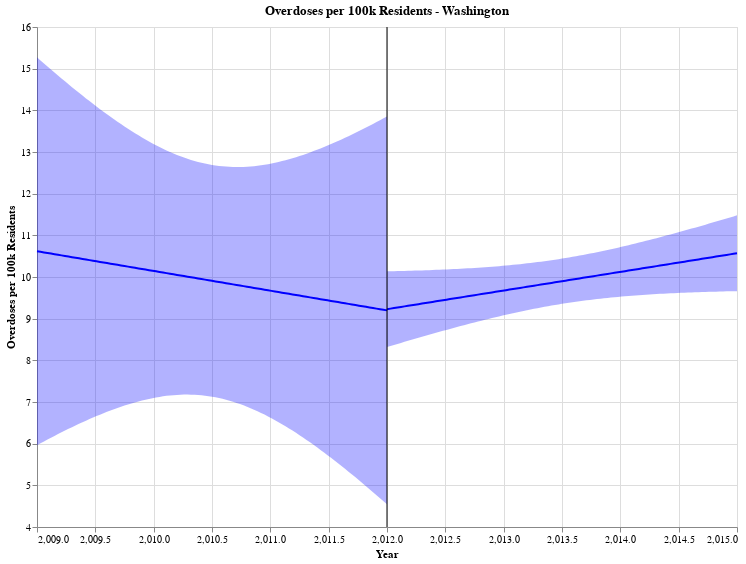

Here is the notebook cell this chart was saved with:
### Code cell
fit_wa_b4, reg_chart_wa_b4 = get_reg_fit(
    wa_b4, yvar="overdose_per_100k", xvar="Year", color="blue", title= "Overdoses per 100k Residents - Washington", alpha=0.05
)


fit_wa_b4, reg_chart_wa_after = get_reg_fit(
    wa_after, yvar="overdose_per_100k", xvar="Year", color="blue", title= "Overdoses per 100k Residents - Washington",alpha=0.05
)
(reg_chart_wa_b4 + reg_chart_wa_after + line).properties(width=700, height=500)

### Figure 1 — Vega-Lite specification as saved in the notebook (floating-point values rounded to 4 significant figures)
{"config": {"view": {"continuousWidth": 400, "continuousHeight": 300}}, "layer": [{"mark": "errorband", "encoding": {"color": {"value": "blue"}, "x": {"field": "Year", "type": "quantitative"}, "y": {"field": "ci_low", "title": "", "type": "quantitative"}, "y2": {"field": "ci_high"}}}, {"mark": "line", "encoding": {"color": {"value": "blue"}, "x": {"field": "Year", "scale": {"zero": false}, "title": "Year", "type": "quantitative"}, "y": {"field": "overdose_per_100k", "scale": {"zero": false}, "title": "Overdoses per 100k Residents", "type": "quantitative"}}, "title": "Overdoses per 100k Residents - Washington"}, {"layer": [{"mark": "errorband", "encoding": {"color": {"value": "blue"}, "x": {"field": "Year", "type": "quantitative"}, "y": {"field": "ci_low", "title": "", "type": "quantitative"}, "y2": {"field": "ci_high"}}}, {"mark": "line", "encoding": {"color": {"value": "blue"}, "x": {"field": "Year", "scale": {"zero": false}, "title": "Year", "type": "quantitative"}, "y": {"field": "overdose_per_100k", "scale": {"zero": false}, "title": "Overdoses per 100k Residents", "type": "quantitative"}}, "title": "Overdoses per 100k Residents - Washington"}], "data": {"name": "data-5a8a1c3dbc4b01b3db2689edefd8225f"}}, {"data": {"name": "data-424a16bd626ddffb6ec885f6abd1efe5"}, "mark": "rule", "encoding": {"color": {"field": "color", "scale": null, "type": "nominal"}, "x": {"field": "Date", "type": "quantitative"}}}], "data": {"name": "data-4961f0a68c51a51b5ac15619e2657698"}, "height": 500, "width": 700, "$schema": "https://vega.github.io/schema/vega-lite/v4.17.0.json", "datasets": {"data-4961f0a68c51a51b5ac15619e2657698": [{"Year": 2009.0, "overdose_per_100k": 10.62, "ci_low": 5.964, "ci_high": 15.27}, {"Year": 2009.0, "overdose_per_100k": 10.6, "ci_low": 6.009, "ci_high": 15.2}, {"Year": 2009.0, "overdose_per_100k": 10.59, "ci_low": 6.054, "ci_high": 15.13}, {"Year": 2009.0, "overdose_per_100k": 10.58, "ci_low": 6.099, "ci_high": 15.05}, {"Year": 2009.0, "overdose_per_100k": 10.56, "ci_low": 6.143, "ci_high": 14.98}, {"Year": 2009.0, "overdose_per_100k": 10.55, "ci_low": 6.186, "ci_high": 14.91}, {"Year": 2009.0, "overdose_per_100k": 10.53, "ci_low": 6.229, "ci_high": 14.84}, {"Year": 2009.0, "overdose_per_100k": 10.52, "ci_low": 6.272, "ci_high": 14.77}, {"Year": 2009.0, "overdose_per_100k": 10.5, "ci_low": 6.314, "ci_high": 14.7}, {"Year": 2009.0, "overdose_per_100k": 10.49, "ci_low": 6.355, "ci_high": 14.63}, {"Year": 2009.0, "overdose_per_100k": 10.48, "ci_low": 6.396, "ci_high": 14.56}, {"Year": 2009.0, "overdose_per_100k": 10.46, "ci_low": 6.436, "ci_high": 14.49}, {"Year": 2009.0, "overdose_per_100k": 10.45, "ci_low": 6.475, "ci_high": 14.42}, {"Year": 2009.0, "overdose_per_100k": 10.43, "ci_low": 6.514, "ci_high": 14.35}, {"Year": 2009.0, "overdose_per_100k": 10.42, "ci_low": 6.552, "ci_high": 14.29}, {"Year": 2009.0, "overdose_per_100k": 10.41, "ci_low": 6.589, "ci_high": 14.22}, {"Year": 2009.0, "overdose_per_100k": 10.39, "ci_low": 6.626, "ci_high": 14.16}, {"Year": 2010.0, "overdose_per_100k": 10.38, "ci_low": 6.662, "ci_high": 14.09}, {"Year": 2010.0, "overdose_per_100k": 10.36, "ci_low": 6.696, "ci_high": 14.03}, {"Year": 2010.0, "overdose_per_100k": 10.35, "ci_low": 6.73, "ci_high": 13.97}, {"Year": 2010.0, "overdose_per_100k": 10.33, "ci_low": 6.763, "ci_high": 13.91}, {"Year": 2010.0, "overdose_per_100k": 10.32, "ci_low": 6.796, "ci_high": 13.84}, {"Year": 2010.0, "overdose_per_100k": 10.31, "ci_low": 6.827, "ci_high": 13.78}, {"Year": 2010.0, "overdose_per_100k": 10.29, "ci_low": 6.857, "ci_high": 13.73}, {"Year": 2010.0, "overdose_per_100k": 10.28, "ci_low": 6.886, "ci_high": 13.67}, {"Year": 2010.0, "overdose_per_100k": 10.26, "ci_low": 6.914, "ci_high": 13.61}, {"Year": 2010.0, "overdose_per_100k": 10.25, "ci_low": 6.941, "ci_high": 13.56}, {"Year": 2010.0, "overdose_per_100k": 10.23, "ci_low": 6.966, "ci_high": 13.5}, {"Year": 2010.0, "overdose_per_100k": 10.22, "ci_low": 6.991, "ci_high": 13.45}, {"Year": 2010.0, "overdose_per_100k": 10.21, "ci_low": 7.014, "ci_high": 13.4}, {"Year": 2010.0, "overdose_per_100k": 10.19, "ci_low": 7.036, "ci_high": 13.35}, {"Year": 2010.0, "overdose_per_100k": 10.18, "ci_low": 7.056, "ci_high": 13.3}, {"Year": 2010.0, "overdose_per_100k": 10.16, "ci_low": 7.075, "ci_high": 13.25}, {"Year": 2010.0, "overdose_per_100k": 10.15, "ci_low": 7.092, "ci_high": 13.21}, {"Year": 2010.0, "overdose_per_100k": 10.14, "ci_low": 7.108, "ci_high": 13.16}, {"Year": 2010.0, "overdose_per_100k": 10.12, "ci_low": 7.123, "ci_high": 13.12}, {"Year": 2010.0, "overdose_per_100k": 10.11, "ci_low": 7.136, "ci_high": 13.08}, {"Year": 2010.0, "overdose_per_100k": 10.09, "ci_low": 7.147, "ci_high": 13.04}, {"Year": 2010.0, "overdose_per_100k": 10.08, "ci_low": 7.157, "ci_high": 13.0}, {"Year": 2010.0, "overdose_per_100k": 10.06, "ci_low": 7.164, "ci_high": 12.96}, {"Year": 2010.0, "overdose_per_100k": 10.05, "ci_low": 7.17, "ci_high": 12.93}, {"Year": 2010.0, "overdose_per_100k": 10.04, "ci_low": 7.175, "ci_high": 12.9}, {"Year": 2010.0, "overdose_per_100k": 10.02, "ci_low": 7.177, "ci_high": 12.87}, {"Year": 2010.0, "overdose_per_100k": 10.01, "ci_low": 7.178, "ci_high": 12.84}, {"Year": 2010.0, "overdose_per_100k": 9.994, "ci_low": 7.176, "ci_high": 12.81}, {"Year": 2010.0, "overdose_per_100k": 9.979, "ci_low": 7.173, "ci_high": 12.79}, {"Year": 2010.0, "overdose_per_100k": 9.965, "ci_low": 7.168, "ci_high": 12.76}, {"Year": 2010.0, "overdose_per_100k": 9.951, "ci_low": 7.16, "ci_high": 12.74}, {"Year": 2010.0, "overdose_per_100k": 9.937, "ci_low": 7.151, "ci_high": 12.72}, {"Year": 2010.0, "overdose_per_100k": 9.923, "ci_low": 7.14, "ci_high": 12.71}, {"Year": 2010.0, "overdose_per_100k": 9.908, "ci_low": 7.127, "ci_high": 12.69}, {"Year": 2011.0, "overdose_per_100k": 9.894, "ci_low": 7.112, "ci_high": 12.68}, {"Year": 2011.0, "overdose_per_100k": 9.88, "ci_low": 7.095, "ci_high": 12.67}, {"Year": 2011.0, "overdose_per_100k": 9.866, "ci_low": 7.075, "ci_high": 12.66}, {"Year": 2011.0, "overdose_per_100k": 9.852, "ci_low": 7.054, "ci_high": 12.65}, {"Year": 2011.0, "overdose_per_100k": 9.837, "ci_low": 7.031, "ci_high": 12.64}, {"Year": 2011.0, "overdose_per_100k": 9.823, "ci_low": 7.006, "ci_high": 12.64}, {"Year": 2011.0, "overdose_per_100k": 9.809, "ci_low": 6.979, "ci_high": 12.64}, {"Year": 2011.0, "overdose_per_100k": 9.795, "ci_low": 6.95, "ci_high": 12.64}, {"Year": 2011.0, "overdose_per_100k": 9.781, "ci_low": 6.919, "ci_high": 12.64}, {"Year": 2011.0, "overdose_per_100k": 9.766, "ci_low": 6.887, "ci_high": 12.65}, {"Year": 2011.0, "overdose_per_100k": 9.752, "ci_low": 6.852, "ci_high": 12.65}, {"Year": 2011.0, "overdose_per_100k": 9.738, "ci_low": 6.816, "ci_high": 12.66}, {"Year": 2011.0, "overdose_per_100k": 9.724, "ci_low": 6.778, "ci_high": 12.67}, {"Year": 2011.0, "overdose_per_100k": 9.71, "ci_low": 6.738, "ci_high": 12.68}, {"Year": 2011.0, "overdose_per_100k": 9.696, "ci_low": 6.697, "ci_high": 12.69}, {"Year": 2011.0, "overdose_per_100k": 9.681, "ci_low": 6.654, "ci_high": 12.71}, {"Year": 2011.0, "overdose_per_100k": 9.667, "ci_low": 6.61, "ci_high": 12.72}, {"Year": 2011.0, "overdose_per_100k": 9.653, "ci_low": 6.564, "ci_high": 12.74}, {"Year": 2011.0, "overdose_per_100k": 9.639, "ci_low": 6.517, "ci_high": 12.76}, {"Year": 2011.0, "overdose_per_100k": 9.625, "ci_low": 6.468, "ci_high": 12.78}, {"Year": 2011.0, "overdose_per_100k": 9.61, "ci_low": 6.418, "ci_high": 12.8}, {"Year": 2011.0, "overdose_per_100k": 9.596, "ci_low": 6.366, "ci_high": 12.83}, {"Year": 2011.0, "overdose_per_100k": 9.582, "ci_low": 6.313, "ci_high": 12.85}, {"Year": 2011.0, "overdose_per_100k": 9.568, "ci_low": 6.259, "ci_high": 12.88}, {"Year": 2011.0, "overdose_per_100k": 9.554, "ci_low": 6.204, "ci_high": 12.9}, {"Year": 2011.0, "overdose_per_100k": 9.539, "ci_low": 6.148, "ci_high": 12.93}, {"Year": 2011.0, "overdose_per_100k": 9.525, "ci_low": 6.09, "ci_high": 12.96}, {"Year": 2011.0, "overdose_per_100k": 9.511, "ci_low": 6.032, "ci_high": 12.99}, {"Year": 2011.0, "overdose_per_100k": 9.497, "ci_low": 5.972, "ci_high": 13.02}, {"Year": 2011.0, "overdose_per_100k": 9.483, "ci_low": 5.912, "ci_high": 13.05}, {"Year": 2011.0, "overdose_per_100k": 9.468, "ci_low": 5.85, "ci_high": 13.09}, {"Year": 2011.0, "overdose_per_100k": 9.454, "ci_low": 5.788, "ci_high": 13.12}, {"Year": 2011.0, "overdose_per_100k": 9.44, "ci_low": 5.725, "ci_high": 13.16}, {"Year": 2012.0, "overdose_per_100k": 9.426, "ci_low": 5.661, "ci_high": 13.19}, {"Year": 2012.0, "overdose_per_100k": 9.412, "ci_low": 5.596, "ci_high": 13.23}, {"Year": 2012.0, "overdose_per_100k": 9.397, "ci_low": 5.53, "ci_high": 13.26}, {"Year": 2012.0, "overdose_per_100k": 9.383, "ci_low": 5.464, "ci_high": 13.3}, {"Year": 2012.0, "overdose_per_100k": 9.369, "ci_low": 5.397, "ci_high": 13.34}, {"Year": 2012.0, "overdose_per_100k": 9.355, "ci_low": 5.329, "ci_high": 13.38}, {"Year": 2012.0, "overdose_per_100k": 9.341, "ci_low": 5.26, "ci_high": 13.42}, {"Year": 2012.0, "overdose_per_100k": 9.326, "ci_low": 5.191, "ci_high": 13.46}, {"Year": 2012.0, "overdose_per_100k": 9.312, "ci_low": 5.121, "ci_high": 13.5}, {"Year": 2012.0, "overdose_per_100k": 9.298, "ci_low": 5.051, "ci_high": 13.55}, {"Year": 2012.0, "overdose_per_100k": 9.284, "ci_low": 4.98, "ci_high": 13.59}, {"Year": 2012.0, "overdose_per_100k": 9.27, "ci_low": 4.909, "ci_high": 13.63}, {"Year": 2012.0, "overdose_per_100k": 9.255, "ci_low": 4.837, "ci_high": 13.67}, {"Year": 2012.0, "overdose_per_100k": 9.241, "ci_low": 4.764, "ci_high": 13.72}, {"Year": 2012.0, "overdose_per_100k": 9.227, "ci_low": 4.692, "ci_high": 13.76}, {"Year": 2012.0, "overdose_per_100k": 9.213, "ci_low": 4.618, "ci_high": 13.81}, {"Year": 2012.0, "overdose_per_100k": 9.199, "ci_low": 4.544, "ci_high": 13.85}], "data-5a8a1c3dbc4b01b3db2689edefd8225f": [{"Year": 2012.0, "overdose_per_100k": 9.228, "ci_low": 8.319, "ci_high": 10.14}, {"Year": 2012.0, "overdose_per_100k": 9.241, "ci_low": 8.344, "ci_high": 10.14}, {"Year": 2012.0, "overdose_per_100k": 9.255, "ci_low": 8.369, "ci_high": 10.14}, {"Year": 2012.0, "overdose_per_100k": 9.268, "ci_low": 8.394, "ci_high": 10.14}, {"Year": 2012.0, "overdose_per_100k": 9.281, "ci_low": 8.418, "ci_high": 10.14}, {"Year": 2012.0, "overdose_per_100k": 9.295, "ci_low": 8.443, "ci_high": 10.15}, {"Year": 2012.0, "overdose_per_100k": 9.308, "ci_low": 8.468, "ci_high": 10.15}, {"Year": 2012.0, "overdose_per_100k": 9.322, "ci_low": 8.492, "ci_high": 10.15}, {"Year": 2012.0, "overdose_per_100k": 9.335, "ci_low": 8.517, "ci_high": 10.15}, {"Year": 2012.0, "overdose_per_100k": 9.349, "ci_low": 8.541, "ci_high": 10.16}, {"Year": 2012.0, "overdose_per_100k": 9.362, "ci_low": 8.565, "ci_high": 10.16}, {"Year": 2012.0, "overdose_per_100k": 9.375, "ci_low": 8.589, "ci_high": 10.16}, {"Year": 2012.0, "overdose_per_100k": 9.389, "ci_low": 8.613, "ci_high": 10.16}, {"Year": 2012.0, "overdose_per_100k": 9.402, "ci_low": 8.637, "ci_high": 10.17}, {"Year": 2012.0, "overdose_per_100k": 9.416, "ci_low": 8.66, "ci_high": 10.17}, {"Year": 2012.0, "overdose_per_100k": 9.429, "ci_low": 8.684, "ci_high": 10.17}, {"Year": 2012.0, "overdose_per_100k": 9.443, "ci_low": 8.707, "ci_high": 10.18}, {"Year": 2013.0, "overdose_per_100k": 9.456, "ci_low": 8.73, "ci_high": 10.18}, {"Year": 2013.0, "overdose_per_100k": 9.469, "ci_low": 8.753, "ci_high": 10.19}, {"Year": 2013.0, "overdose_per_100k": 9.483, "ci_low": 8.776, "ci_high": 10.19}, {"Year": 2013.0, "overdose_per_100k": 9.496, "ci_low": 8.799, "ci_high": 10.19}, {"Year": 2013.0, "overdose_per_100k": 9.51, "ci_low": 8.821, "ci_high": 10.2}, {"Year": 2013.0, "overdose_per_100k": 9.523, "ci_low": 8.843, "ci_high": 10.2}, {"Year": 2013.0, "overdose_per_100k": 9.536, "ci_low": 8.866, "ci_high": 10.21}, {"Year": 2013.0, "overdose_per_100k": 9.55, "ci_low": 8.887, "ci_high": 10.21}, {"Year": 2013.0, "overdose_per_100k": 9.563, "ci_low": 8.909, "ci_high": 10.22}, {"Year": 2013.0, "overdose_per_100k": 9.577, "ci_low": 8.931, "ci_high": 10.22}, {"Year": 2013.0, "overdose_per_100k": 9.59, "ci_low": 8.952, "ci_high": 10.23}, {"Year": 2013.0, "overdose_per_100k": 9.604, "ci_low": 8.973, "ci_high": 10.23}, {"Year": 2013.0, "overdose_per_100k": 9.617, "ci_low": 8.993, "ci_high": 10.24}, {"Year": 2013.0, "overdose_per_100k": 9.63, "ci_low": 9.014, "ci_high": 10.25}, {"Year": 2013.0, "overdose_per_100k": 9.644, "ci_low": 9.034, "ci_high": 10.25}, {"Year": 2013.0, "overdose_per_100k": 9.657, "ci_low": 9.054, "ci_high": 10.26}, {"Year": 2013.0, "overdose_per_100k": 9.671, "ci_low": 9.074, "ci_high": 10.27}, {"Year": 2013.0, "overdose_per_100k": 9.684, "ci_low": 9.093, "ci_high": 10.28}, {"Year": 2013.0, "overdose_per_100k": 9.698, "ci_low": 9.112, "ci_high": 10.28}, {"Year": 2013.0, "overdose_per_100k": 9.711, "ci_low": 9.131, "ci_high": 10.29}, {"Year": 2013.0, "overdose_per_100k": 9.724, "ci_low": 9.149, "ci_high": 10.3}, {"Year": 2013.0, "overdose_per_100k": 9.738, "ci_low": 9.167, "ci_high": 10.31}, {"Year": 2013.0, "overdose_per_100k": 9.751, "ci_low": 9.185, "ci_high": 10.32}, {"Year": 2013.0, "overdose_per_100k": 9.765, "ci_low": 9.202, "ci_high": 10.33}, {"Year": 2013.0, "overdose_per_100k": 9.778, "ci_low": 9.219, "ci_high": 10.34}, {"Year": 2013.0, "overdose_per_100k": 9.791, "ci_low": 9.236, "ci_high": 10.35}, {"Year": 2013.0, "overdose_per_100k": 9.805, "ci_low": 9.252, "ci_high": 10.36}, {"Year": 2013.0, "overdose_per_100k": 9.818, "ci_low": 9.268, "ci_high": 10.37}, {"Year": 2013.0, "overdose_per_100k": 9.832, "ci_low": 9.284, "ci_high": 10.38}, {"Year": 2013.0, "overdose_per_100k": 9.845, "ci_low": 9.299, "ci_high": 10.39}, {"Year": 2013.0, "overdose_per_100k": 9.859, "ci_low": 9.314, "ci_high": 10.4}, {"Year": 2013.0, "overdose_per_100k": 9.872, "ci_low": 9.328, "ci_high": 10.42}, {"Year": 2013.0, "overdose_per_100k": 9.885, "ci_low": 9.342, "ci_high": 10.43}, {"Year": 2013.0, "overdose_per_100k": 9.899, "ci_low": 9.356, "ci_high": 10.44}, {"Year": 2014.0, "overdose_per_100k": 9.912, "ci_low": 9.369, "ci_high": 10.46}, {"Year": 2014.0, "overdose_per_100k": 9.926, "ci_low": 9.382, "ci_high": 10.47}, {"Year": 2014.0, "overdose_per_100k": 9.939, "ci_low": 9.394, "ci_high": 10.48}, {"Year": 2014.0, "overdose_per_100k": 9.953, "ci_low": 9.406, "ci_high": 10.5}, {"Year": 2014.0, "overdose_per_100k": 9.966, "ci_low": 9.418, "ci_high": 10.51}, {"Year": 2014.0, "overdose_per_100k": 9.979, "ci_low": 9.429, "ci_high": 10.53}, {"Year": 2014.0, "overdose_per_100k": 9.993, "ci_low": 9.44, "ci_high": 10.55}, {"Year": 2014.0, "overdose_per_100k": 10.01, "ci_low": 9.451, "ci_high": 10.56}, {"Year": 2014.0, "overdose_per_100k": 10.02, "ci_low": 9.461, "ci_high": 10.58}, {"Year": 2014.0, "overdose_per_100k": 10.03, "ci_low": 9.471, "ci_high": 10.6}, {"Year": 2014.0, "overdose_per_100k": 10.05, "ci_low": 9.48, "ci_high": 10.61}, {"Year": 2014.0, "overdose_per_100k": 10.06, "ci_low": 9.489, "ci_high": 10.63}, {"Year": 2014.0, "overdose_per_100k": 10.07, "ci_low": 9.498, "ci_high": 10.65}, {"Year": 2014.0, "overdose_per_100k": 10.09, "ci_low": 9.506, "ci_high": 10.67}, {"Year": 2014.0, "overdose_per_100k": 10.1, "ci_low": 9.515, "ci_high": 10.69}, {"Year": 2014.0, "overdose_per_100k": 10.11, "ci_low": 9.522, "ci_high": 10.7}, {"Year": 2014.0, "overdose_per_100k": 10.13, "ci_low": 9.53, "ci_high": 10.72}, {"Year": 2014.0, "overdose_per_100k": 10.14, "ci_low": 9.537, "ci_high": 10.74}, {"Year": 2014.0, "overdose_per_100k": 10.15, "ci_low": 9.544, "ci_high": 10.76}, {"Year": 2014.0, "overdose_per_100k": 10.17, "ci_low": 9.551, "ci_high": 10.78}, {"Year": 2014.0, "overdose_per_100k": 10.18, "ci_low": 9.557, "ci_high": 10.8}, {"Year": 2014.0, "overdose_per_100k": 10.19, "ci_low": 9.563, "ci_high": 10.83}, {"Year": 2014.0, "overdose_per_100k": 10.21, "ci_low": 9.569, "ci_high": 10.85}, {"Year": 2014.0, "overdose_per_100k": 10.22, "ci_low": 9.575, "ci_high": 10.87}, {"Year": 2014.0, "overdose_per_100k": 10.23, "ci_low": 9.58, "ci_high": 10.89}, {"Year": 2014.0, "overdose_per_100k": 10.25, "ci_low": 9.585, "ci_high": 10.91}, {"Year": 2014.0, "overdose_per_100k": 10.26, "ci_low": 9.59, "ci_high": 10.93}, {"Year": 2014.0, "overdose_per_100k": 10.27, "ci_low": 9.595, "ci_high": 10.95}, {"Year": 2014.0, "overdose_per_100k": 10.29, "ci_low": 9.6, "ci_high": 10.98}, {"Year": 2014.0, "overdose_per_100k": 10.3, "ci_low": 9.604, "ci_high": 11.0}, {"Year": 2014.0, "overdose_per_100k": 10.31, "ci_low": 9.608, "ci_high": 11.02}, {"Year": 2014.0, "overdose_per_100k": 10.33, "ci_low": 9.612, "ci_high": 11.04}, {"Year": 2014.0, "overdose_per_100k": 10.34, "ci_low": 9.616, "ci_high": 11.07}, {"Year": 2015.0, "overdose_per_100k": 10.36, "ci_low": 9.62, "ci_high": 11.09}, {"Year": 2015.0, "overdose_per_100k": 10.37, "ci_low": 9.623, "ci_high": 11.11}, {"Year": 2015.0, "overdose_per_100k": 10.38, "ci_low": 9.627, "ci_high": 11.14}, {"Year": 2015.0, "overdose_per_100k": 10.4, "ci_low": 9.63, "ci_high": 11.16}, {"Year": 2015.0, "overdose_per_100k": 10.41, "ci_low": 9.633, "ci_high": 11.18}, {"Year": 2015.0, "overdose_per_100k": 10.42, "ci_low": 9.636, "ci_high": 11.21}, {"Year": 2015.0, "overdose_per_100k": 10.44, "ci_low": 9.639, "ci_high": 11.23}, {"Year": 2015.0, "overdose_per_100k": 10.45, "ci_low": 9.641, "ci_high": 11.26}, {"Year": 2015.0, "overdose_per_100k": 10.46, "ci_low": 9.644, "ci_high": 11.28}, {"Year": 2015.0, "overdose_per_100k": 10.48, "ci_low": 9.646, "ci_high": 11.31}, {"Year": 2015.0, "overdose_per_100k": 10.49, "ci_low": 9.649, "ci_high": 11.33}, {"Year": 2015.0, "overdose_per_100k": 10.5, "ci_low": 9.651, "ci_high": 11.35}, {"Year": 2015.0, "overdose_per_100k": 10.52, "ci_low": 9.653, "ci_high": 11.38}, {"Year": 2015.0, "overdose_per_100k": 10.53, "ci_low": 9.655, "ci_high": 11.4}, {"Year": 2015.0, "overdose_per_100k": 10.54, "ci_low": 9.657, "ci_high": 11.43}, {"Year": 2015.0, "overdose_per_100k": 10.56, "ci_low": 9.659, "ci_high": 11.45}, {"Year": 2015.0, "overdose_per_100k": 10.57, "ci_low": 9.661, "ci_high": 11.48}], "data-424a16bd626ddffb6ec885f6abd1efe5": [{"Date": 2012, "color": "black"}]}}
